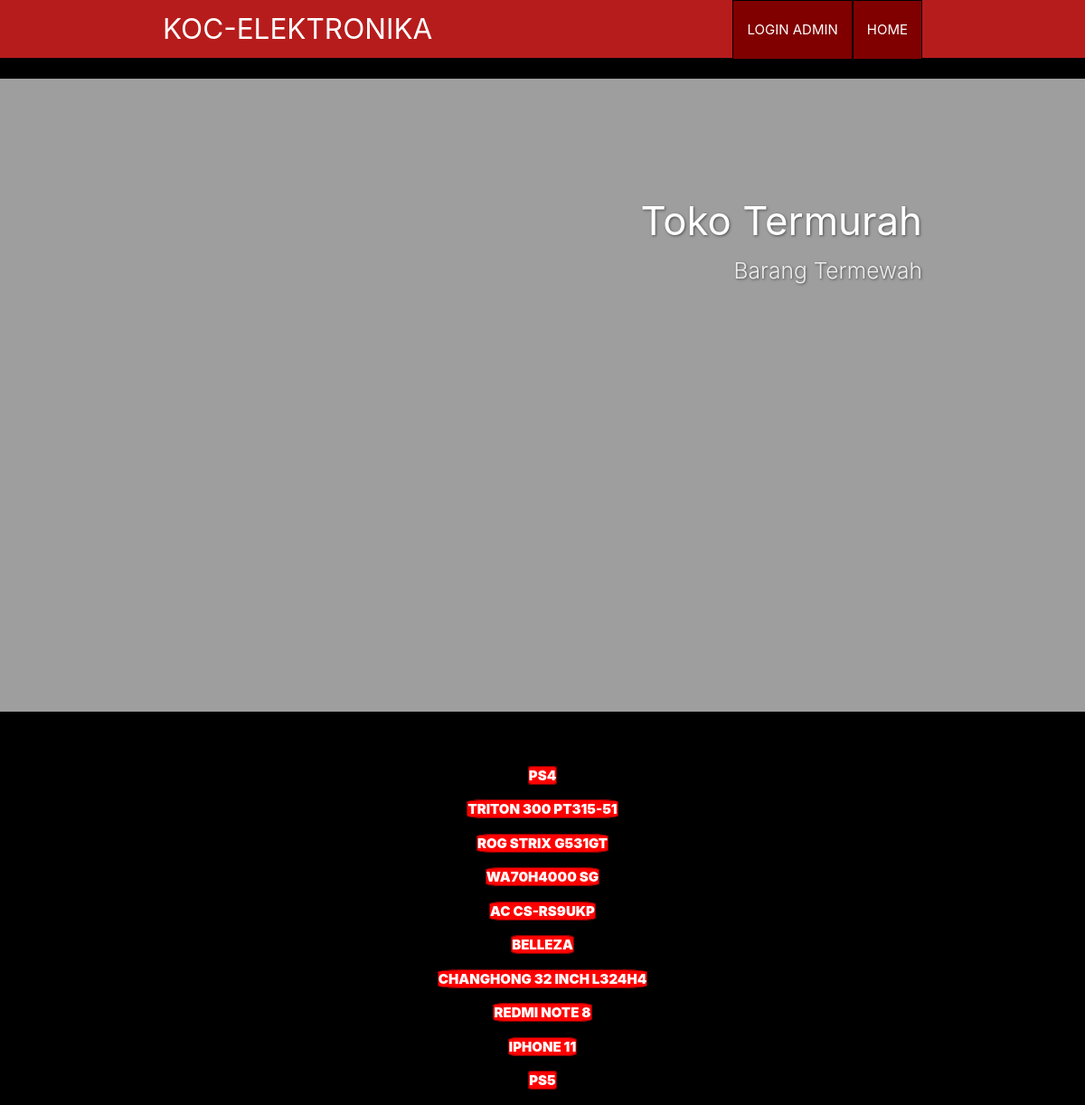
The page / on the database its author committed.
### tables this page shows
CREATE TABLE `elektronik` (
  `id` int(11) NOT NULL,
  `foto` varchar(100) NOT NULL,
  `merk` varchar(100) NOT NULL,
  `tipe` varchar(100) NOT NULL,
  `tahun_rilis` int(4) NOT NULL,
  `harga` int(100) NOT NULL
);

### php/functions.php (called while the page is built, shortened)
<?php
function koneksi()
{
	$conn = mysqli_connect("localhost", "root", "") or die("koneksi ke DB gagal");
	mysqli_select_db($conn, "tubes_193040126") or die("Database salah!");
	return $conn;
}
function query($sql)
{
	$conn = koneksi();
	$result = mysqli_query($conn, "$sql");
	$rows = [];
	while ($row = mysqli_fetch_assoc($result)) {
		$rows[] = $row;
	};
	return $rows;
}

### index.php (the view, shortened to what this page needs)
<?php
require 'php/functions.php';
$elektronik = query("SELECT * FROM elektronik");
?>
<!DOCTYPE html>
<html>
<head>
	<link type="text/css" rel="stylesheet" href="css/materialize.min.css" media="screen,projection" />
	<link rel="stylesheet" href="css/index.css">
</head>
<body class="black">
	<div class="navbar-fixed">
		<nav class="red darken-4">
			<div class="container">
				<div class="nav-wrapper">
					<a href=" " class="brand-logo">KOC-ELEKTRONIKA</a>
					<ul id="nav-mobile" class="right hide-on-med-and-down">
						<li style="border: 1px solid black; background-color: maroon;color: black;"><a href="php/login.php">LOGIN ADMIN</a></li>
						<li style="border: 1px solid black; background-color: maroon;color: black;"><a href="../../index.php">HOME</a></li>
					</ul>
				</div>
			</div>
		</nav>
	</div>
	<br>
	<div class="slider">
		<ul class="slides">
			<li>
				<img src="assets/img/acerpre1.jpg">
				<div class="caption right-align">
					<h3>Toko Termurah</h3>
					<h5 class="light grey-text text-lighten-3">Barang Termewah</h5>
				</div>
			</li>
		</ul>
	</div>
	<br>
	<br>
	<div class="container2 center">
		<?php foreach ($elektronik as $elek) : ?>
			<p class="tipe">
				<a href="php/detail.php?id=<?= $elek['id'] ?>" style="color: white; border: 1px solid maroon ; width : 100px; height: 100px; background-color: red; font-weight: 900; border-radius: 15%;">
					<?= $elek["tipe"]  ?>
				</a>
			</p>
		<?php endforeach; ?>
	</div>
</body>
</html>

### css/index.css (style rules this page uses)
.slider h3, .slider h5 { text-shadow: 1px 1px 3px rgba(0,0,0,0.5); }

### rows shown on the page
elektronik: tipe "PS4"
elektronik: tipe "TRITON 300 PT315-51"
elektronik: tipe "ROG STRIX G531GT"
elektronik: tipe "WA70H4000 SG"
elektronik: tipe "AC CS-RS9UKP"
elektronik: tipe "BELLEZA"
elektronik: tipe "CHANGHONG 32 INCH L324H4"
elektronik: tipe "REDMI NOTE 8"
elektronik: $elek['id'] 10 (drawn), tipe "IPHONE 11"
elektronik: tipe "PS5"
